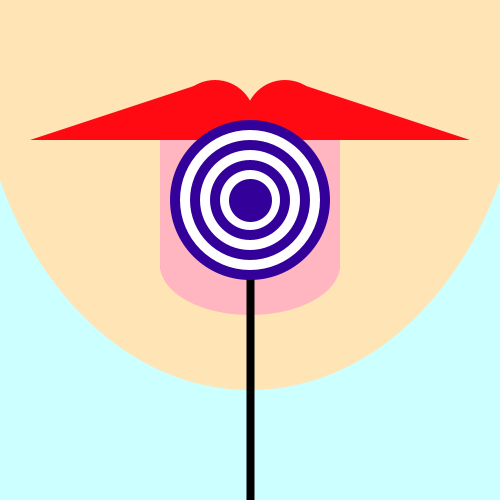
Frame 1 (no input)
Frame 60 (the mouse pressed at the canvas centre just before this capture): identical to frame 1, image omitted
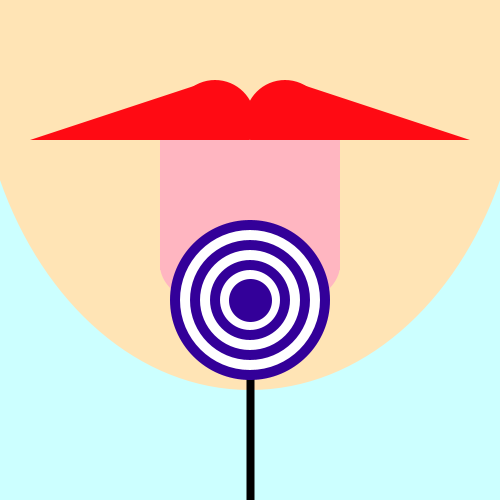
Frame 120 (the mouse held since frame 60 and released just before this capture)

The Processing sketch that drew these frames (run headless with seeded random() and noise(); from frame 60 on, the mouse is pressed at the canvas centre):

// Processing sketch: processing_135670
// ── processing_135670.pde

void setup(){
size(500,500);
smooth();
noStroke();
}

void draw(){
background(204, 255, 255);


int x;
int y;
x = 250;
y = 10;
 
noStroke();
fill(255, 228, 181);
ellipse(x,y*3,(x*2)+50,(x*2)+220);
 
noStroke();
fill (255, 10, 19);
ellipse (215,120,80,80);
ellipse (285, 120, 80, 80);

noStroke();
fill(255, 182,193);
rectMode(CENTER);
rect(x,x-45,y*18,y*13);
ellipse(x,x+15,y*18,y*10);

 
noStroke();
fill (255, 10, 19);
triangle(x,y*14,x+(y*5),y*8+4, x+x-30, y*14);
triangle(y+20,y*14,x-(y*5),y*8+4,x-20,y*14);

if(mouseY<200){ 

stroke(0);
strokeWeight(8);
line(x, y*20,x, y*50);

ellipseMode(CENTER);
noStroke();
fill (51, 0, 153);
ellipse (x, y*20, 16*y, 16*y);
fill(255);
ellipse (x, y*20, 14*y, 14*y);
fill (51, 0, 153);
ellipse (x, y*20, 12*y, 12*y);
fill(255);
ellipse (x, y*20, 10*y, 10*y);
fill (51, 0, 153);
ellipse (x, y*20, 8*y, 8*y);
noStroke();
fill(255);
ellipse (x, y*20, 6*y, 6*y);
strokeWeight(3);
stroke(51, 0, 153);
fill (51, 0, 153);
ellipse (x, y*20, 4*y, 4*y);
}
else
{
stroke(0);
strokeWeight(8);
line(x, y*30,x, y*50);

ellipseMode(CENTER);
noStroke();
fill (51, 0, 153);
ellipse (x, y*30, 16*y, 16*y);
fill(255);
ellipse (x, y*30, 14*y, 14*y);
fill (51, 0, 153);
ellipse (x, y*30, 12*y, 12*y);
fill(255);
ellipse (x, y*30, 10*y, 10*y);
fill (51, 0, 153);
ellipse (x, y*30, 8*y, 8*y);
noStroke();
fill(255);
ellipse (x, y*30, 6*y, 6*y);
strokeWeight(3);
stroke(51, 0, 153);
fill (51, 0, 153);
ellipse (x, y*30, 4*y, 4*y);
}
}
